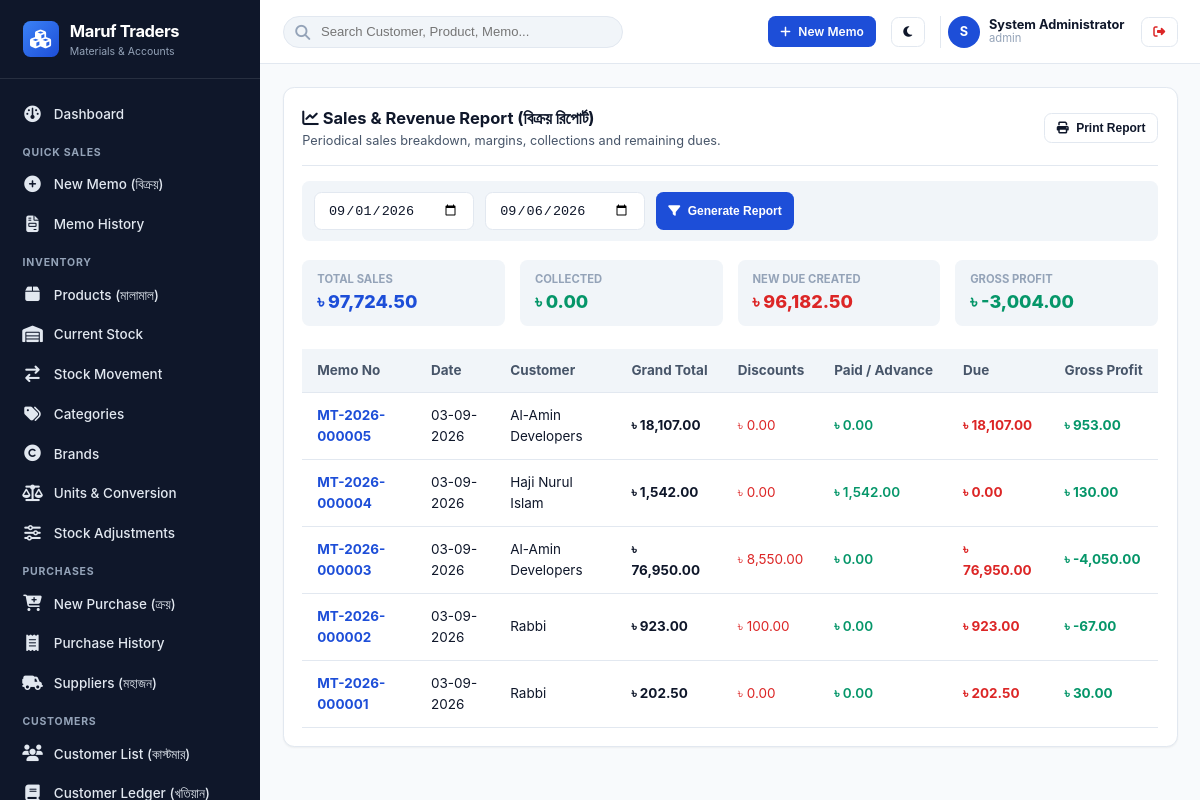
The page /modules/reports/sales-report.php (signed in) on the database its author committed.
### tables this page shows
CREATE TABLE `shops` (
  `id` int(10) unsigned NOT NULL AUTO_INCREMENT,
  `shop_code` varchar(30) NOT NULL,
  `name` varchar(150) NOT NULL,
  `proprietor` varchar(100) DEFAULT NULL,
  `address` text NOT NULL,
  `phone` varchar(30) NOT NULL,
  `alt_phone` varchar(30) DEFAULT NULL,
  `email` varchar(100) DEFAULT NULL,
  `website` varchar(150) DEFAULT NULL,
  `invoice_prefix` varchar(10) NOT NULL DEFAULT 'MT',
  `currency_symbol` varchar(10) NOT NULL DEFAULT '৳',
  `currency_code` varchar(10) NOT NULL DEFAULT 'BDT',
  `currency_position` enum('before','after') NOT NULL DEFAULT 'before',
  `date_format` varchar(20) NOT NULL DEFAULT 'd-m-Y',
  `invoice_footer_shop` text DEFAULT NULL,
  `invoice_footer_customer` text DEFAULT NULL,
  `logo_url` varchar(255) DEFAULT NULL,
  `is_active` tinyint(1) NOT NULL DEFAULT 1,
  `created_at` timestamp NOT NULL DEFAULT current_timestamp(),
  `updated_at` timestamp NOT NULL DEFAULT current_timestamp() ON UPDATE current_timestamp(),
  PRIMARY KEY (`id`),
  UNIQUE KEY `shop_code` (`shop_code`)
);

CREATE TABLE `users` (
  `id` int(10) unsigned NOT NULL AUTO_INCREMENT,
  `shop_id` int(10) unsigned NOT NULL,
  `username` varchar(50) NOT NULL,
  `email` varchar(100) DEFAULT NULL,
  `password_hash` varchar(255) NOT NULL,
  `full_name` varchar(100) NOT NULL,
  `phone` varchar(30) DEFAULT NULL,
  `status` enum('active','inactive','suspended') NOT NULL DEFAULT 'active',
  `theme_preference` enum('light','dark','system') NOT NULL DEFAULT 'system',
  `last_login_at` datetime DEFAULT NULL,
  `last_login_ip` varchar(45) DEFAULT NULL,
  `created_at` timestamp NOT NULL DEFAULT current_timestamp(),
  `updated_at` timestamp NOT NULL DEFAULT current_timestamp() ON UPDATE current_timestamp(),
  PRIMARY KEY (`id`),
  UNIQUE KEY `username` (`username`),
  KEY `fk_users_shop` (`shop_id`),
  CONSTRAINT `fk_users_shop` FOREIGN KEY (`shop_id`) REFERENCES `shops` (`id`) ON DELETE CASCADE
);

CREATE TABLE `sales` (
  `id` bigint(20) unsigned NOT NULL AUTO_INCREMENT,
  `shop_id` int(10) unsigned NOT NULL,
  `memo_number` varchar(60) NOT NULL,
  `customer_id` int(10) unsigned NOT NULL,
  `sale_date` date NOT NULL,
  `subtotal` decimal(15,2) NOT NULL,
  `discount_type` enum('fixed','percentage') NOT NULL DEFAULT 'fixed',
  `discount_value` decimal(15,2) NOT NULL DEFAULT 0.00,
  `discount_amount` decimal(15,2) NOT NULL DEFAULT 0.00,
  `grand_total` decimal(15,2) NOT NULL,
  `paid_amount` decimal(15,2) NOT NULL DEFAULT 0.00,
  `advance_used` decimal(15,2) NOT NULL DEFAULT 0.00,
  `due_amount` decimal(15,2) NOT NULL DEFAULT 0.00,
  `total_cogs` decimal(15,2) NOT NULL DEFAULT 0.00 COMMENT 'Snapshot of total Cost of Goods Sold',
  `gross_profit` decimal(15,2) NOT NULL DEFAULT 0.00,
  `payment_status` enum('paid','partial','due','advance_settled') NOT NULL,
  `sale_status` enum('completed','cancelled','returned','partial_return') NOT NULL DEFAULT 'completed',
  `notes` text DEFAULT NULL,
  `created_by` int(10) unsigned NOT NULL,
  `created_at` timestamp NOT NULL DEFAULT current_timestamp(),
  `updated_at` timestamp NOT NULL DEFAULT current_timestamp() ON UPDATE current_timestamp(),
  PRIMARY KEY (`id`),
  UNIQUE KEY `memo_number` (`memo_number`),
  KEY `idx_sales_date` (`shop_id`,`sale_date`),
  KEY `idx_sales_cust` (`shop_id`,`customer_id`),
  KEY `fk_sales_cust` (`customer_id`),
  KEY `fk_sales_user` (`created_by`),
  CONSTRAINT `fk_sales_cust` FOREIGN KEY (`customer_id`) REFERENCES `customers` (`id`),
  CONSTRAINT `fk_sales_shop` FOREIGN KEY (`shop_id`) REFERENCES `shops` (`id`) ON DELETE CASCADE,
  CONSTRAINT `fk_sales_user` FOREIGN KEY (`created_by`) REFERENCES `users` (`id`)
);

CREATE TABLE `customers` (
  `id` int(10) unsigned NOT NULL AUTO_INCREMENT,
  `shop_id` int(10) unsigned NOT NULL,
  `customer_code` varchar(50) NOT NULL,
  `name` varchar(150) NOT NULL,
  `mobile` varchar(30) NOT NULL,
  `alt_mobile` varchar(30) DEFAULT NULL,
  `address` text DEFAULT NULL,
  `customer_type` enum('retail','contractor','dealer','builder','other') NOT NULL DEFAULT 'retail',
  `credit_limit` decimal(15,2) NOT NULL DEFAULT 0.00,
  `opening_due` decimal(15,2) NOT NULL DEFAULT 0.00,
  `opening_advance` decimal(15,2) NOT NULL DEFAULT 0.00,
  `current_due` decimal(15,2) NOT NULL DEFAULT 0.00,
  `current_advance` decimal(15,2) NOT NULL DEFAULT 0.00,
  `status` enum('active','inactive','blocked') NOT NULL DEFAULT 'active',
  `notes` text DEFAULT NULL,
  `created_at` timestamp NOT NULL DEFAULT current_timestamp(),
  `updated_at` timestamp NOT NULL DEFAULT current_timestamp() ON UPDATE current_timestamp(),
  PRIMARY KEY (`id`),
  UNIQUE KEY `uk_shop_cust_code` (`shop_id`,`customer_code`),
  KEY `idx_customer_search` (`shop_id`,`mobile`,`name`),
  CONSTRAINT `fk_customers_shop` FOREIGN KEY (`shop_id`) REFERENCES `shops` (`id`) ON DELETE CASCADE
);

### modules/reports/sales-report.php (the view, shortened to what the rows shown need)
<?php
$shopId = Auth::shopId();
$pdo = DB::pdo();
$startDate = cleanInput($_GET['start_date'] ?? date('Y-m-01'));
$endDate = cleanInput($_GET['end_date'] ?? date('Y-m-d'));
$sql = "SELECT s.*, c.name as customer_name, c.mobile as customer_mobile
        FROM sales s
        JOIN customers c ON s.customer_id = c.id
        WHERE s.shop_id = :s AND s.sale_status != 'cancelled' AND s.sale_date BETWEEN :start AND :end
        ORDER BY s.sale_date DESC, s.id DESC";
$stmt = $pdo->prepare($sql);
$stmt->execute(['s' => $shopId, 'start' => $startDate, 'end' => $endDate]);
$sales = $stmt->fetchAll();
$totalSales = array_sum(array_column($sales, 'grand_total'));
$totalPaid = array_sum(array_column($sales, 'paid_amount'));
$totalDue = array_sum(array_column($sales, 'due_amount'));
$totalGrossProfit = array_sum(array_column($sales, 'gross_profit'));
require_once INCLUDES_PATH . '/templates/header.php';
require_once INCLUDES_PATH . '/templates/sidebar.php';
require_once INCLUDES_PATH . '/templates/navbar.php';
?>
<div class="card">
  <div class="card-header" style="flex-wrap:wrap;gap:1rem;">
    <div>
      <h1 class="card-title"><i class="fa fa-chart-line"></i> Sales & Revenue Report (বিক্রয় রিপোর্ট)</h1>
    </div>
  </div>
  <div style="display:grid;grid-template-columns:repeat(auto-fit, minmax(180px, 1fr));gap:1rem;margin-bottom:1.5rem;">
    <div style="background:var(--bg-surface-secondary);padding:0.75rem 1rem;border-radius:var(--radius);">
      <div style="font-size:0.75rem;font-weight:700;color:var(--text-muted);">TOTAL SALES</div>
      <div style="font-size:1.2rem;font-weight:800;color:var(--primary);"><?= formatMoney($totalSales) ?></div>
    </div>
    <div style="background:var(--bg-surface-secondary);padding:0.75rem 1rem;border-radius:var(--radius);">
      <div style="font-size:0.75rem;font-weight:700;color:var(--text-muted);">COLLECTED</div>
      <div style="font-size:1.2rem;font-weight:800;color:var(--success);"><?= formatMoney($totalPaid) ?></div>
    </div>
    <div style="background:var(--bg-surface-secondary);padding:0.75rem 1rem;border-radius:var(--radius);">
      <div style="font-size:0.75rem;font-weight:700;color:var(--text-muted);">NEW DUE CREATED</div>
      <div style="font-size:1.2rem;font-weight:800;color:var(--danger);"><?= formatMoney($totalDue) ?></div>
    </div>
    <div style="background:var(--bg-surface-secondary);padding:0.75rem 1rem;border-radius:var(--radius);">
      <div style="font-size:0.75rem;font-weight:700;color:var(--text-muted);">GROSS PROFIT</div>
      <div style="font-size:1.2rem;font-weight:800;color:var(--success);"><?= formatMoney($totalGrossProfit) ?></div>
    </div>
  </div>
  <div class="table-responsive">
    <table class="table">
      <thead>
        <tr>
          <th>Memo No</th>
          <th>Date</th>
          <th>Customer</th>
          <th>Grand Total</th>
          <th>Discounts</th>
          <th>Paid / Advance</th>
          <th>Due</th>
          <th>Gross Profit</th>
        </tr>
      </thead>
      <tbody>
        <?php if (empty($sales)): ?>
          <tr><td colspan="8" style="text-align:center;color:var(--text-muted);padding:2.5rem;">No sales records in selected period.</td></tr>
        <?php else: ?>
          <?php foreach ($sales as $s): ?>
            <tr>
              <td style="font-weight:700;color:var(--primary);"><?= e($s['memo_number']) ?></td>
              <td><?= formatDate($s['sale_date']) ?></td>
              <td><?= e($s['customer_name']) ?></td>
              <td style="font-weight:700;"><?= formatMoney($s['grand_total']) ?></td>
              <td style="color:var(--danger);"><?= formatMoney($s['discount_amount']) ?></td>
              <td style="color:var(--success);font-weight:600;"><?= formatMoney($s['paid_amount'] + $s['advance_used']) ?></td>
              <td style="color:var(--danger);font-weight:700;"><?= formatMoney($s['due_amount']) ?></td>
              <td style="color:var(--success);font-weight:700;"><?= formatMoney($s['gross_profit']) ?></td>
            </tr>
          <?php endforeach; ?>
        <?php endif; ?>
      </tbody>
    </table>
  </div>
</div>
<?php
require_once INCLUDES_PATH . '/templates/footer.php';
?>

### includes/templates/sidebar.php (shortened to what the rows shown need)
<?php
$shop = getShop();
?>
<aside class="app-sidebar" id="app-sidebar">
  <a href="<?= BASE_URL ?>/modules/dashboard/" class="sidebar-brand">
    <div>
      <div class="brand-name"><?= e(mb_strimwidth($shop['name'] ?? 'Nirman ERP', 0, 18, '...')) ?></div>
      <div style="font-size:0.7rem;color:var(--text-sidebar-muted);">Materials & Accounts</div>
    </div>
  </a>
</aside>

### includes/templates/navbar.php (shortened to what the rows shown need)
<?php
$currentUser = Auth::user();
$shop = getShop();
?>
<main class="app-main">
  <header class="app-navbar no-print">
    <div class="navbar-right">
      <div style="display:flex;align-items:center;gap:0.6rem;padding-left:0.5rem;border-left:1px solid var(--border-color);">
        <div style="width:32px;height:32px;border-radius:var(--radius-full);background:var(--primary);color:#fff;display:flex;align-items:center;justify-content:center;font-weight:700;font-size:0.85rem;">
          <?= strtoupper(substr($currentUser['full_name'] ?? 'U', 0, 1)) ?>
        </div>
        <div style="font-size:0.85rem;line-height:1.2;">
          <div style="font-weight:700;"><?= e($currentUser['full_name'] ?? 'User') ?></div>
          <div style="font-size:0.75rem;color:var(--text-muted);"><?= e($currentUser['username'] ?? '') ?></div>
        </div>
        <a href="<?= BASE_URL ?>/modules/auth/logout.php" class="btn btn-secondary btn-sm" title="Log Out" style="margin-left:0.5rem;color:var(--danger);">
          <i class="fa fa-right-from-bracket"></i>
        </a>
      </div>
    </div>
  </header>
  <div class="app-content">

### rows shown on the page
shops: name "Maruf Traders", formatMoney($totalSales) "৳ 97,724.50", formatMoney($totalPaid) "৳ 0.00", formatMoney($totalDue) "৳ 96,182.50", formatMoney($totalGrossProfit) "৳ -3,004.00"
users: full_name "S", full_name "System Administrator", username "admin"
sales: memo_number "MT-2026-000005", sale_date.date_format "03-09-2026", customer.name "Al-Amin Developers", grand_total.currency_symbol "৳ 18,107.00", discount_amount.currency_symbol "৳ 0.00", formatMoney($s['paid_amount'] + $s['advance_used']) "৳ 0.00", due_amount.currency_symbol "৳ 18,107.00", gross_profit.currency_symbol "৳ 953.00"
sales: memo_number "MT-2026-000004", sale_date.date_format "03-09-2026", customer.name "Haji Nurul Islam", grand_total.currency_symbol "৳ 1,542.00", discount_amount.currency_symbol "৳ 0.00", formatMoney($s['paid_amount'] + $s['advance_used']) "৳ 1,542.00", due_amount.currency_symbol "৳ 0.00", gross_profit.currency_symbol "৳ 130.00"
sales: memo_number "MT-2026-000003", sale_date.date_format "03-09-2026", customer.name "Al-Amin Developers", grand_total.currency_symbol "৳ 76,950.00", discount_amount.currency_symbol "৳ 8,550.00", formatMoney($s['paid_amount'] + $s['advance_used']) "৳ 0.00", due_amount.currency_symbol "৳ 76,950.00", gross_profit.currency_symbol "৳ -4,050.00"
sales: memo_number "MT-2026-000002", sale_date.date_format "03-09-2026", customer.name "Rabbi", grand_total.currency_symbol "৳ 923.00", discount_amount.currency_symbol "৳ 100.00", formatMoney($s['paid_amount'] + $s['advance_used']) "৳ 0.00", due_amount.currency_symbol "৳ 923.00", gross_profit.currency_symbol "৳ -67.00"
sales: memo_number "MT-2026-000001", sale_date.date_format "03-09-2026", customer.name "Rabbi", grand_total.currency_symbol "৳ 202.50", discount_amount.currency_symbol "৳ 0.00", formatMoney($s['paid_amount'] + $s['advance_used']) "৳ 0.00", due_amount.currency_symbol "৳ 202.50", gross_profit.currency_symbol "৳ 30.00"
